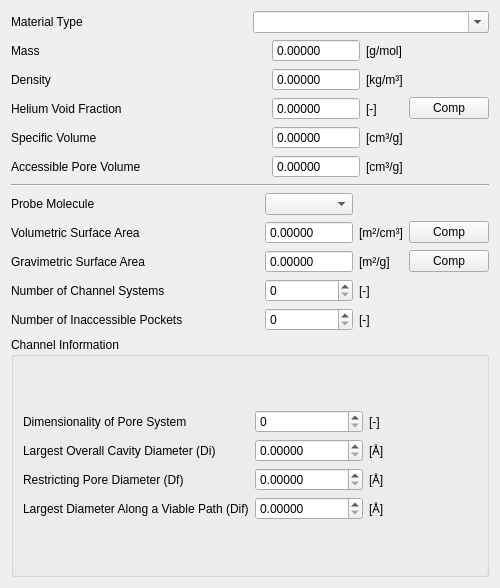
<?xml version="1.0" encoding="UTF-8"?>
<ui version="4.0">
 <class>CellStructuralMainWidget</class>
 <widget class="QWidget" name="CellStructuralMainWidget">
  <property name="geometry">
   <rect>
    <x>0</x>
    <y>0</y>
    <width>500</width>
    <height>588</height>
   </rect>
  </property>
  <property name="windowTitle">
   <string>Form</string>
  </property>
  <layout class="QVBoxLayout" name="verticalLayout">
   <item>
    <layout class="QHBoxLayout" name="horizontalLayout_7">
     <item>
      <layout class="QHBoxLayout" name="horizontalLayout_8">
       <item>
        <widget class="QLabel" name="label">
         <property name="text">
          <string>Material Type</string>
         </property>
        </widget>
       </item>
       <item>
        <widget class="QComboBox" name="materialTypeComboBox">
         <property name="editable">
          <bool>true</bool>
         </property>
        </widget>
       </item>
      </layout>
     </item>
    </layout>
   </item>
   <item>
    <layout class="QGridLayout" name="gridLayout_3" columnstretch="1,0,0,0">
     <item row="0" column="2">
      <widget class="QLabel" name="label_24">
       <property name="text">
        <string>[g/mol]</string>
       </property>
      </widget>
     </item>
     <item row="2" column="1">
      <widget class="CustomDoubleSpinBox" name="heliumVoidFractionDoubleSpinBox">
       <property name="sizePolicy">
        <sizepolicy hsizetype="Preferred" vsizetype="Fixed">
         <horstretch>0</horstretch>
         <verstretch>0</verstretch>
        </sizepolicy>
       </property>
       <property name="readOnly">
        <bool>true</bool>
       </property>
       <property name="buttonSymbols">
        <enum>QAbstractSpinBox::NoButtons</enum>
       </property>
       <property name="keyboardTracking">
        <bool>false</bool>
       </property>
       <property name="decimals">
        <number>5</number>
       </property>
       <property name="maximum">
        <double>999999.000000000000000</double>
       </property>
      </widget>
     </item>
     <item row="2" column="3">
      <widget class="QPushButton" name="computeHeliumVoidFractionPushButton">
       <property name="text">
        <string>Comp</string>
       </property>
      </widget>
     </item>
     <item row="0" column="0">
      <widget class="QLabel" name="label_2">
       <property name="text">
        <string>Mass</string>
       </property>
      </widget>
     </item>
     <item row="1" column="2">
      <widget class="QLabel" name="label_22">
       <property name="text">
        <string>[kg/m³]</string>
       </property>
      </widget>
     </item>
     <item row="3" column="0">
      <widget class="QLabel" name="label_5">
       <property name="text">
        <string>Specific Volume</string>
       </property>
      </widget>
     </item>
     <item row="0" column="3">
      <spacer name="horizontalSpacer">
       <property name="orientation">
        <enum>Qt::Horizontal</enum>
       </property>
       <property name="sizeHint" stdset="0">
        <size>
         <width>40</width>
         <height>20</height>
        </size>
       </property>
      </spacer>
     </item>
     <item row="3" column="1">
      <widget class="CustomDoubleSpinBox" name="specificVolumeDoubleSpinBox">
       <property name="sizePolicy">
        <sizepolicy hsizetype="Preferred" vsizetype="Fixed">
         <horstretch>0</horstretch>
         <verstretch>0</verstretch>
        </sizepolicy>
       </property>
       <property name="readOnly">
        <bool>true</bool>
       </property>
       <property name="buttonSymbols">
        <enum>QAbstractSpinBox::NoButtons</enum>
       </property>
       <property name="keyboardTracking">
        <bool>false</bool>
       </property>
       <property name="decimals">
        <number>5</number>
       </property>
       <property name="maximum">
        <double>999999.000000000000000</double>
       </property>
      </widget>
     </item>
     <item row="1" column="0">
      <widget class="QLabel" name="label_3">
       <property name="text">
        <string>Density</string>
       </property>
      </widget>
     </item>
     <item row="1" column="3">
      <spacer name="horizontalSpacer_2">
       <property name="orientation">
        <enum>Qt::Horizontal</enum>
       </property>
       <property name="sizeHint" stdset="0">
        <size>
         <width>40</width>
         <height>20</height>
        </size>
       </property>
      </spacer>
     </item>
     <item row="3" column="3">
      <spacer name="horizontalSpacer_3">
       <property name="orientation">
        <enum>Qt::Horizontal</enum>
       </property>
       <property name="sizeHint" stdset="0">
        <size>
         <width>40</width>
         <height>20</height>
        </size>
       </property>
      </spacer>
     </item>
     <item row="1" column="1">
      <widget class="CustomDoubleSpinBox" name="densityDoubleSpinBox">
       <property name="sizePolicy">
        <sizepolicy hsizetype="Preferred" vsizetype="Fixed">
         <horstretch>0</horstretch>
         <verstretch>0</verstretch>
        </sizepolicy>
       </property>
       <property name="readOnly">
        <bool>true</bool>
       </property>
       <property name="buttonSymbols">
        <enum>QAbstractSpinBox::NoButtons</enum>
       </property>
       <property name="keyboardTracking">
        <bool>false</bool>
       </property>
       <property name="decimals">
        <number>5</number>
       </property>
       <property name="maximum">
        <double>999999.000000000000000</double>
       </property>
      </widget>
     </item>
     <item row="0" column="1">
      <widget class="CustomDoubleSpinBox" name="massDoubleSpinBox">
       <property name="sizePolicy">
        <sizepolicy hsizetype="Preferred" vsizetype="Fixed">
         <horstretch>0</horstretch>
         <verstretch>0</verstretch>
        </sizepolicy>
       </property>
       <property name="readOnly">
        <bool>true</bool>
       </property>
       <property name="buttonSymbols">
        <enum>QAbstractSpinBox::NoButtons</enum>
       </property>
       <property name="keyboardTracking">
        <bool>false</bool>
       </property>
       <property name="decimals">
        <number>5</number>
       </property>
       <property name="maximum">
        <double>999999.000000000000000</double>
       </property>
      </widget>
     </item>
     <item row="2" column="0">
      <widget class="QLabel" name="label_4">
       <property name="text">
        <string>Helium Void Fraction</string>
       </property>
      </widget>
     </item>
     <item row="3" column="2">
      <widget class="QLabel" name="label_28">
       <property name="text">
        <string>[cm³/g]</string>
       </property>
      </widget>
     </item>
     <item row="2" column="2">
      <widget class="QLabel" name="label_26">
       <property name="text">
        <string>[-]</string>
       </property>
      </widget>
     </item>
     <item row="4" column="0">
      <widget class="QLabel" name="label_6">
       <property name="text">
        <string>Accessible Pore Volume</string>
       </property>
      </widget>
     </item>
     <item row="4" column="1">
      <widget class="CustomDoubleSpinBox" name="accessiblePoreVolumeDoubleSpinBox">
       <property name="sizePolicy">
        <sizepolicy hsizetype="Preferred" vsizetype="Fixed">
         <horstretch>0</horstretch>
         <verstretch>0</verstretch>
        </sizepolicy>
       </property>
       <property name="readOnly">
        <bool>true</bool>
       </property>
       <property name="buttonSymbols">
        <enum>QAbstractSpinBox::NoButtons</enum>
       </property>
       <property name="keyboardTracking">
        <bool>false</bool>
       </property>
       <property name="decimals">
        <number>5</number>
       </property>
       <property name="maximum">
        <double>999999.000000000000000</double>
       </property>
      </widget>
     </item>
     <item row="4" column="2">
      <widget class="QLabel" name="label_27">
       <property name="text">
        <string>[cm³/g]</string>
       </property>
      </widget>
     </item>
     <item row="4" column="3">
      <spacer name="horizontalSpacer_4">
       <property name="orientation">
        <enum>Qt::Horizontal</enum>
       </property>
       <property name="sizeHint" stdset="0">
        <size>
         <width>40</width>
         <height>20</height>
        </size>
       </property>
      </spacer>
     </item>
    </layout>
   </item>
   <item>
    <widget class="Line" name="line">
     <property name="orientation">
      <enum>Qt::Horizontal</enum>
     </property>
    </widget>
   </item>
   <item>
    <layout class="QGridLayout" name="gridLayout" columnstretch="1,0,0,0">
     <item row="1" column="3">
      <widget class="QPushButton" name="computeVolumetricSurfaceAreaPushButton">
       <property name="text">
        <string>Comp</string>
       </property>
      </widget>
     </item>
     <item row="2" column="2">
      <widget class="QLabel" name="label_31">
       <property name="text">
        <string>[m²/g]</string>
       </property>
      </widget>
     </item>
     <item row="3" column="0">
      <widget class="QLabel" name="label_9">
       <property name="text">
        <string>Number of Channel Systems</string>
       </property>
      </widget>
     </item>
     <item row="3" column="2">
      <widget class="QLabel" name="label_23">
       <property name="text">
        <string>[-]</string>
       </property>
      </widget>
     </item>
     <item row="0" column="1">
      <widget class="QComboBox" name="probeMoleculeComboBox">
       <property name="editable">
        <bool>false</bool>
       </property>
      </widget>
     </item>
     <item row="2" column="3">
      <widget class="QPushButton" name="computeGravimetricSurfaceAreaPushButton">
       <property name="text">
        <string>Comp</string>
       </property>
      </widget>
     </item>
     <item row="0" column="0">
      <widget class="QLabel" name="label_15">
       <property name="text">
        <string>Probe Molecule</string>
       </property>
      </widget>
     </item>
     <item row="1" column="1">
      <widget class="CustomDoubleSpinBox" name="volumetricSurfaceAreaDoubleSpinBox">
       <property name="sizePolicy">
        <sizepolicy hsizetype="Preferred" vsizetype="Fixed">
         <horstretch>0</horstretch>
         <verstretch>0</verstretch>
        </sizepolicy>
       </property>
       <property name="readOnly">
        <bool>true</bool>
       </property>
       <property name="buttonSymbols">
        <enum>QAbstractSpinBox::NoButtons</enum>
       </property>
       <property name="keyboardTracking">
        <bool>false</bool>
       </property>
       <property name="decimals">
        <number>5</number>
       </property>
       <property name="maximum">
        <double>999999.000000000000000</double>
       </property>
      </widget>
     </item>
     <item row="1" column="0">
      <widget class="QLabel" name="label_7">
       <property name="text">
        <string>Volumetric Surface Area</string>
       </property>
      </widget>
     </item>
     <item row="3" column="1">
      <widget class="CustomIntSpinBox" name="numberOfChannelSystemsSpinBox">
       <property name="sizePolicy">
        <sizepolicy hsizetype="Preferred" vsizetype="Fixed">
         <horstretch>0</horstretch>
         <verstretch>0</verstretch>
        </sizepolicy>
       </property>
       <property name="keyboardTracking">
        <bool>false</bool>
       </property>
      </widget>
     </item>
     <item row="1" column="2">
      <widget class="QLabel" name="label_25">
       <property name="text">
        <string>[m²/cm³]</string>
       </property>
      </widget>
     </item>
     <item row="2" column="0">
      <widget class="QLabel" name="label_8">
       <property name="text">
        <string>Gravimetric Surface Area</string>
       </property>
      </widget>
     </item>
     <item row="2" column="1">
      <widget class="CustomDoubleSpinBox" name="gravimetricSurfaceAreaDoubleSpinBox">
       <property name="sizePolicy">
        <sizepolicy hsizetype="Preferred" vsizetype="Fixed">
         <horstretch>0</horstretch>
         <verstretch>0</verstretch>
        </sizepolicy>
       </property>
       <property name="readOnly">
        <bool>true</bool>
       </property>
       <property name="buttonSymbols">
        <enum>QAbstractSpinBox::NoButtons</enum>
       </property>
       <property name="keyboardTracking">
        <bool>false</bool>
       </property>
       <property name="decimals">
        <number>5</number>
       </property>
       <property name="maximum">
        <double>999999.000000000000000</double>
       </property>
      </widget>
     </item>
     <item row="3" column="3">
      <spacer name="horizontalSpacer_5">
       <property name="orientation">
        <enum>Qt::Horizontal</enum>
       </property>
       <property name="sizeHint" stdset="0">
        <size>
         <width>40</width>
         <height>20</height>
        </size>
       </property>
      </spacer>
     </item>
     <item row="4" column="0">
      <widget class="QLabel" name="label_10">
       <property name="text">
        <string>Number of Inaccessible Pockets</string>
       </property>
      </widget>
     </item>
     <item row="4" column="1">
      <widget class="CustomIntSpinBox" name="numberOfInaccessiblePocketsSpinBox">
       <property name="sizePolicy">
        <sizepolicy hsizetype="MinimumExpanding" vsizetype="Fixed">
         <horstretch>0</horstretch>
         <verstretch>0</verstretch>
        </sizepolicy>
       </property>
       <property name="keyboardTracking">
        <bool>false</bool>
       </property>
      </widget>
     </item>
     <item row="4" column="2">
      <widget class="QLabel" name="label_30">
       <property name="text">
        <string>[-]</string>
       </property>
      </widget>
     </item>
     <item row="4" column="3">
      <spacer name="horizontalSpacer_6">
       <property name="orientation">
        <enum>Qt::Horizontal</enum>
       </property>
       <property name="sizeHint" stdset="0">
        <size>
         <width>40</width>
         <height>20</height>
        </size>
       </property>
      </spacer>
     </item>
    </layout>
   </item>
   <item>
    <layout class="QVBoxLayout" name="verticalLayout_4">
     <item>
      <widget class="QGroupBox" name="groupBox">
       <property name="title">
        <string>Channel Information</string>
       </property>
       <layout class="QVBoxLayout" name="verticalLayout_2">
        <item>
         <layout class="QGridLayout" name="gridLayout_2">
          <item row="0" column="0">
           <widget class="QLabel" name="label_11">
            <property name="text">
             <string>Dimensionality of Pore System</string>
            </property>
           </widget>
          </item>
          <item row="0" column="2">
           <widget class="QLabel" name="label_19">
            <property name="text">
             <string>[-]</string>
            </property>
           </widget>
          </item>
          <item row="1" column="0">
           <widget class="QLabel" name="label_12">
            <property name="text">
             <string>Largest Overall Cavity Diameter (Di)</string>
            </property>
           </widget>
          </item>
          <item row="1" column="2">
           <widget class="QLabel" name="label_21">
            <property name="text">
             <string>[Å]</string>
            </property>
           </widget>
          </item>
          <item row="2" column="0">
           <widget class="QLabel" name="label_13">
            <property name="text">
             <string>Restricting Pore Diameter (Df)</string>
            </property>
           </widget>
          </item>
          <item row="2" column="2">
           <widget class="QLabel" name="label_29">
            <property name="text">
             <string>[Å]</string>
            </property>
           </widget>
          </item>
          <item row="3" column="0">
           <widget class="QLabel" name="label_14">
            <property name="text">
             <string>Largest Diameter Along a Viable Path (Dif)</string>
            </property>
           </widget>
          </item>
          <item row="3" column="2">
           <widget class="QLabel" name="label_20">
            <property name="text">
             <string>[Å]</string>
            </property>
           </widget>
          </item>
          <item row="0" column="1">
           <widget class="CustomIntSpinBox" name="dimensionalityOfPoreSystemSpinBox">
            <property name="keyboardTracking">
             <bool>false</bool>
            </property>
           </widget>
          </item>
          <item row="1" column="1">
           <widget class="CustomDoubleSpinBox" name="largestOverallCavityDiameterDoubleSpinBox">
            <property name="keyboardTracking">
             <bool>false</bool>
            </property>
            <property name="decimals">
             <number>5</number>
            </property>
           </widget>
          </item>
          <item row="2" column="1">
           <widget class="CustomDoubleSpinBox" name="restrictingPoreDiameterDoubleSpinBox">
            <property name="keyboardTracking">
             <bool>false</bool>
            </property>
            <property name="decimals">
             <number>5</number>
            </property>
           </widget>
          </item>
          <item row="3" column="1">
           <widget class="CustomDoubleSpinBox" name="largestDiameterAlongAViablePathDoubleSpinBox">
            <property name="keyboardTracking">
             <bool>false</bool>
            </property>
            <property name="decimals">
             <number>5</number>
            </property>
           </widget>
          </item>
         </layout>
        </item>
       </layout>
      </widget>
     </item>
    </layout>
   </item>
  </layout>
 </widget>
 <customwidgets>
  <customwidget>
   <class>CustomDoubleSpinBox</class>
   <extends>QDoubleSpinBox</extends>
   <header>customdoublespinbox.h</header>
  </customwidget>
  <customwidget>
   <class>CustomIntSpinBox</class>
   <extends>QSpinBox</extends>
   <header>customintspinbox.h</header>
  </customwidget>
 </customwidgets>
 <resources/>
 <connections/>
</ui>
